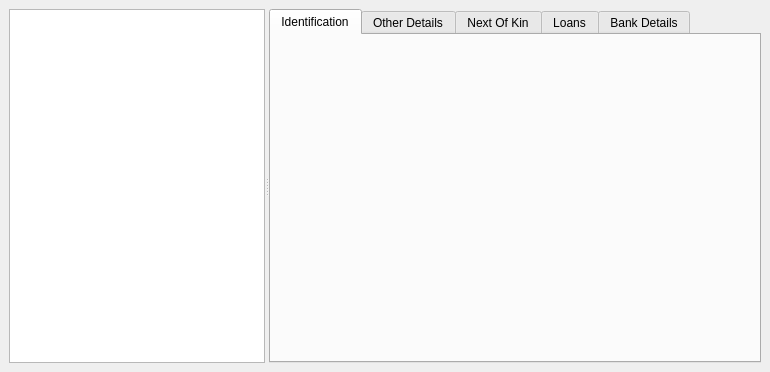
<?xml version="1.0" encoding="UTF-8"?>
<ui version="4.0">
 <class>MemberDetails</class>
 <widget class="QMainWindow" name="MemberDetails">
  <property name="geometry">
   <rect>
    <x>0</x>
    <y>0</y>
    <width>770</width>
    <height>372</height>
   </rect>
  </property>
  <property name="windowTitle">
   <string>Members</string>
  </property>
  <property name="windowIcon">
   <iconset resource="sacco-res.qrc">
    <normaloff>:/sacco/sacco-res/Users1.png</normaloff>:/sacco/sacco-res/Users1.png</iconset>
  </property>
  <widget class="QWidget" name="centralwidget">
   <layout class="QHBoxLayout" name="horizontalLayout">
    <item>
     <widget class="QSplitter" name="splitter">
      <property name="maximumSize">
       <size>
        <width>16777215</width>
        <height>16777215</height>
       </size>
      </property>
      <property name="orientation">
       <enum>Qt::Horizontal</enum>
      </property>
      <widget class="CustomQueryView" name="treeView">
       <property name="sizePolicy">
        <sizepolicy hsizetype="Expanding" vsizetype="Expanding">
         <horstretch>0</horstretch>
         <verstretch>0</verstretch>
        </sizepolicy>
       </property>
       <property name="maximumSize">
        <size>
         <width>313</width>
         <height>16777215</height>
        </size>
       </property>
      </widget>
      <widget class="QTabWidget" name="tabWidget">
       <property name="sizePolicy">
        <sizepolicy hsizetype="Expanding" vsizetype="Expanding">
         <horstretch>9</horstretch>
         <verstretch>0</verstretch>
        </sizepolicy>
       </property>
       <property name="maximumSize">
        <size>
         <width>16777215</width>
         <height>16777215</height>
        </size>
       </property>
       <property name="currentIndex">
        <number>0</number>
       </property>
       <widget class="QWidget" name="tab">
        <attribute name="title">
         <string>Identification</string>
        </attribute>
       </widget>
       <widget class="QWidget" name="tab_2">
        <attribute name="title">
         <string>Other Details</string>
        </attribute>
       </widget>
       <widget class="QWidget" name="tab_3">
        <attribute name="title">
         <string>Next Of Kin</string>
        </attribute>
       </widget>
       <widget class="QWidget" name="tab_4">
        <attribute name="title">
         <string>Loans</string>
        </attribute>
       </widget>
       <widget class="QWidget" name="tab_5">
        <attribute name="title">
         <string>Bank Details</string>
        </attribute>
       </widget>
      </widget>
     </widget>
    </item>
   </layout>
  </widget>
  <action name="actionNew">
   <property name="text">
    <string>New</string>
   </property>
  </action>
  <action name="actionSave">
   <property name="text">
    <string>Save</string>
   </property>
  </action>
 </widget>
 <customwidgets>
  <customwidget>
   <class>CustomQueryView</class>
   <extends>QTreeView</extends>
   <header>customqueryview.h</header>
  </customwidget>
 </customwidgets>
 <resources>
  <include location="sacco-res.qrc"/>
 </resources>
 <connections/>
</ui>
